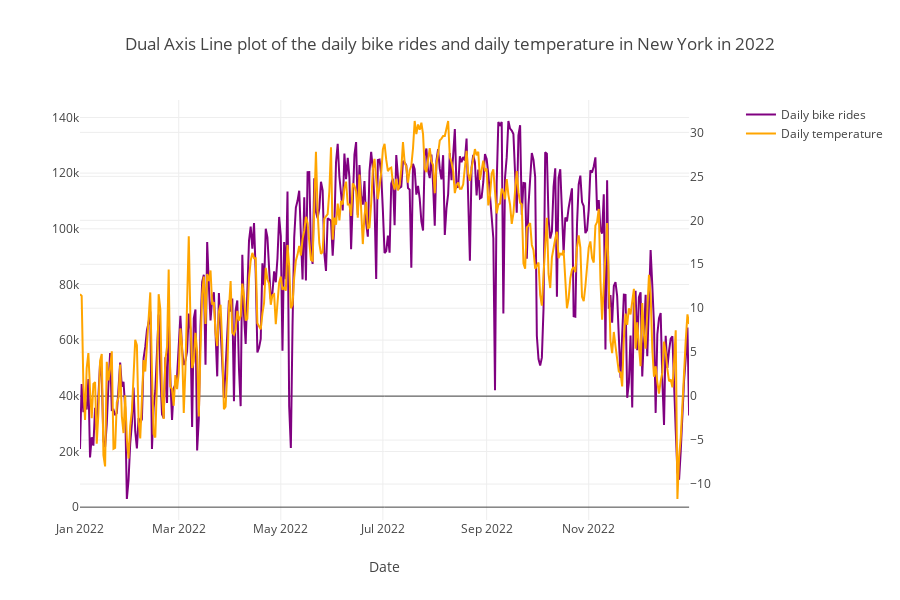

The cell this chart's notebook holds for it:
### Code cell
fig.update_layout(
    title = 'Dual Axis Line plot of the daily bike rides and daily temperature in New York in 2022',
    xaxis_title = 'Date',
    width = 900, height = 600)

### Figure 1 — Plotly figure (JSON) as saved in the notebook; plotly's stock layout.template omitted (floating-point values rounded to 4 significant figures; data arrays with more than 128 entries replaced by an {"elided": "..."} marker saying what was removed)
{"data": [{"marker": {"color": "purple"}, "name": "Daily bike rides", "type": "scatter", "x": {"elided": "365 str values"}, "xaxis": "x", "y": {"elided": "365 int values"}, "yaxis": "y"}, {"marker": {"color": "orange"}, "name": "Daily temperature", "type": "scatter", "x": {"elided": "365 str values"}, "xaxis": "x", "y": {"elided": "365 float values"}, "yaxis": "y2"}], "layout": {"height": 600, "title": {"text": "Dual Axis Line plot of the daily bike rides and daily temperature in New York in 2022"}, "width": 900, "xaxis": {"anchor": "y", "domain": [0, 0.94], "title": {"text": "Date"}}, "yaxis": {"anchor": "x", "domain": [0, 1]}, "yaxis2": {"anchor": "x", "overlaying": "y", "side": "right"}}}
